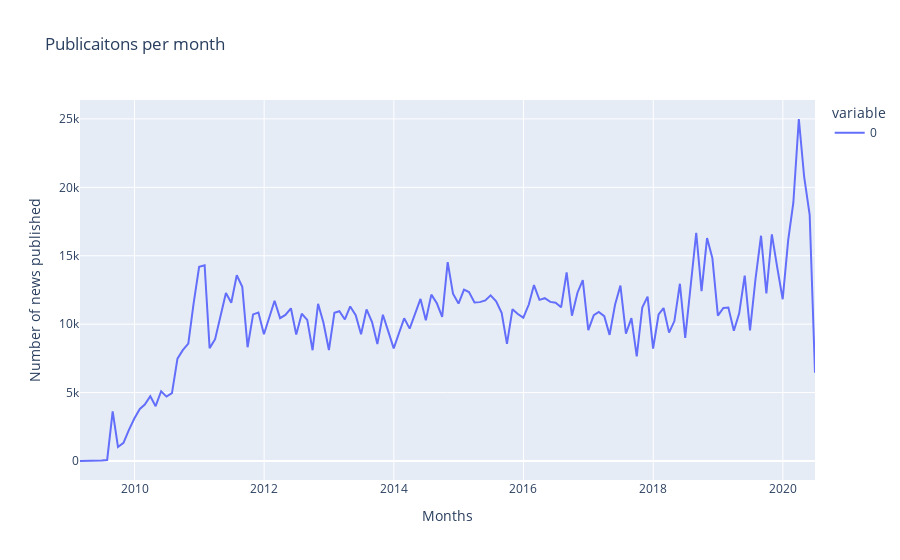

This figure's notebook cell:
### Code cell
px.line(
    news.resample("ME").size(),
    title="Publicaitons per month",
    labels={"date": "Months", "value": "Number of news published"},
)

### Figure 1 — Plotly figure (JSON) as saved in the notebook; plotly's stock layout.template omitted (floating-point values rounded to 4 significant figures; data arrays with more than 128 entries replaced by an {"elided": "..."} marker saying what was removed)
{"data": [{"hovertemplate": "variable=0<br>Months=%{x}<br>Number of news published=%{y}<extra></extra>", "legendgroup": "0", "line": {"color": "#636efa", "dash": "solid"}, "marker": {"symbol": "circle"}, "mode": "lines", "name": "0", "orientation": "v", "showlegend": true, "type": "scatter", "x": {"elided": "137 str values"}, "xaxis": "x", "y": {"elided": "137 int values"}, "yaxis": "y"}], "layout": {"legend": {"title": {"text": "variable"}, "tracegroupgap": 0}, "title": {"text": "Publicaitons per month"}, "xaxis": {"anchor": "y", "domain": [0, 1], "title": {"text": "Months"}}, "yaxis": {"anchor": "x", "domain": [0, 1], "title": {"text": "Number of news published"}}}}
